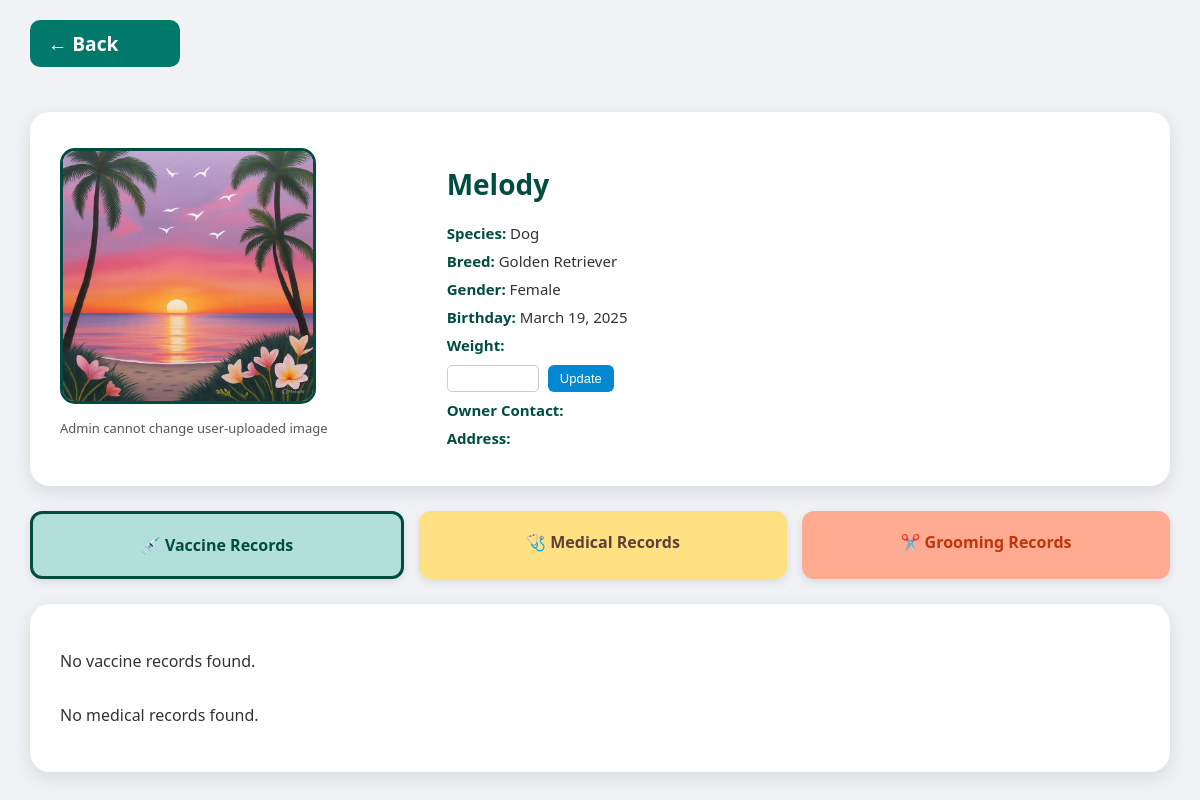
/pet/1/ (signed in), run on the app's committed database.
### main/models.py (models this page shows, shortened)
class Pet(models.Model):
    owner = models.ForeignKey(User, on_delete=models.CASCADE)
    name = models.CharField(max_length=100)
    species = models.CharField(max_length=50)
    breed = models.CharField(max_length=100, blank=True, null=True)
    gender = models.CharField(max_length=10)
    color = models.CharField(max_length=50, blank=True, null=True)
    birthday = models.DateField(blank=True, null=True)
    age = models.PositiveIntegerField(default=0)
    weight = models.DecimalField(max_digits=5, decimal_places=2, blank=True, null=True)
    image = models.ImageField(upload_to='pets/', blank=True, null=True)
    is_active = models.BooleanField(default=True)  # Soft-delete flag

### main/views.py (the view)
# urls.py: path('pet/<int:pet_id>/', views.pet_detail, name='pet_detail'),
def pet_detail(request, pet_id):
    if request.user.is_staff:
        pet = get_object_or_404(Pet, id=pet_id)
    else:
        pet = get_object_or_404(Pet, id=pet_id, owner=request.user)
    if pet.birthday:
        today = date.today()
        age_in_months = (today.year - pet.birthday.year) * 12 + (today.month - pet.birthday.month)
        pet.years = age_in_months // 12
        pet.months = age_in_months % 12
    else:
        pet.years = '-'
        pet.months = '-'
    vaccines = pet.vaccine_records.all().order_by('-date_given')
    medical_records = MedicalRecord.objects.filter(
        pet=pet
    ).select_related('vet').order_by('-date')
    return render(request, 'clients/pet_detail.html', {
        'pet': pet,
        'vaccines': vaccines,
        'medical_records': medical_records,  # ✅ correctly defined
    })

### main/templates/clients/pet_detail.html (shortened to what this page needs)
{% load static %}
<!DOCTYPE html>
<html lang="en">
<head>
 <link rel="stylesheet" href="{% static 'css/clients/pet_detail.css' %}">
</head>
<body>
<div class="container">
    <a href="{% url 'pet_profile' %}" class="back-btn">← Back</a>
  <div class="card flex">
    <div style="flex:1; min-width:250px;">
      {% if not user.is_staff %}
        <label for="petImageInput" style="cursor:pointer;">
          {% if pet.image %}
            <img id="petImage" src="{{ pet.image.url }}" alt="{{ pet.name }}">
          {% else %}
            <img id="petImage" src="{% static 'images/default_pet.png' %}" alt="{{ pet.name }}">
          {% endif %}
        </label>
        <input type="file" id="petImageInput" accept="image/*" style="display:none;">
      {% else %}
        {% if pet.image %}
          <img src="{{ pet.image.url }}" alt="{{ pet.name }}">
        {% else %}
          <img src="{% static 'images/default_pet.png' %}" alt="{{ pet.name }}">
        {% endif %}
        <p class="notice" style="margin-top:10px; font-size:13px; color:#555;">Admin cannot change user-uploaded image</p>
      {% endif %}
    </div>
    <div class="info-list">
      <h2>{{ pet.name }}</h2>
      <p><strong>Species:</strong> {{ pet.species }}</p>
      <p><strong>Breed:</strong> {{ pet.breed }}</p>
      <p><strong>Gender:</strong> {{ pet.gender }}</p>
      <p><strong>Birthday:</strong> {{ pet.birthday }}</p>
      <p><strong>Weight:</strong>
        {% if user.is_staff %}
          <form method="POST" action="{% url 'add_or_edit_pet_admin' pet.id %}" style="display:inline;">
            <input type="number" step="0.01" name="weight" value="{{ pet.weight|default:'' }}" style="padding:5px; width:80px; border-radius:5px; border:1px solid #ccc;">
            <button type="submit" class="btn-update" style="margin-left:5px;">Update</button>
          </form>
        {% else %}
          {{ pet.weight|default:"Not set" }}
        {% endif %}
      </p>
      <p><strong>Owner Contact:</strong> {{ pet.owner.ownerprofile.contact }}</p>
      <p><strong>Address:</strong> {{ pet.owner.ownerprofile.address }}</p>
    </div>
  </div>
  <div class="records-menu">
    <div class="record-card vaccine active" data-target="vaccine-section">💉 Vaccine Records</div>
    <div class="record-card medical" data-target="medical-section">🩺 Medical Records</div>
    <div class="record-card grooming" data-target="grooming-section">✂️ Grooming Records</div>
  </div>
  <div class="card" id="records-display">
    <div id="vaccine-section" class="record-section">
      <div class="table-card">
        {% if vaccines %}
        <table>
          <tr>
            <th>Date Given</th><th>Next Due</th><th>Vaccine</th><th>Manufacturer</th><th>Veterinarian</th>
            {% if user.is_staff %}<th>Action</th>{% endif %}
          </tr>
          {% for record in vaccines %}
          <tr>
            <td>{{ record.date_given|date:"Y-m-d" }}</td>
            <td>{{ record.next_due|date:"Y-m-d" }}</td>
            <td>{{ record.vaccine_name }}</td>
            <td>{{ record.manufacturer }}</td>
            <td>{{ record.veterinarian }}</td>
            {% if user.is_staff %}
            <td>
              <form method="POST" action="{% url 'update_vaccine' record.id %}" style="display:inline;">{% csrf_token %}
                <button class="btn-update">Update</button>
              </form>
              <form method="POST" action="{% url 'delete_vaccine' record.id %}" style="display:inline;">{% csrf_token %}
                <button class="btn-delete" onclick="return confirm('Delete this record?')">Delete</button>
              </form>
            </td>
            {% endif %}
          </tr>
          {% endfor %}
        </table>
        {% else %}<p>No vaccine records found.</p>{% endif %}
      </div>
    </div>
    <div id="medical-section" class="record-section">
  <div class="table-card">
    {% if medical_records %}
    <table>
      <thead>
        <tr>
          <th>Date</th>
          <th>Type</th>
          <th>Concern / Notes</th>
          <th>Vet</th>
          {% if user.is_staff %}
          <th>Actions</th>
          {% endif %}
        </tr>
      </thead>
      <tbody>
        {% for record in medical_records %}
        <tr>
          <td>{{ record.date|date:"M d, Y" }}</td>
          <td>{{ record.record_type }}</td>
          <td>
            {{ record.concern|default:"N/A" }}
            {% if record.notes %}
              <br><small>{{ record.notes }}</small>
            {% endif %}
          </td>
          <td>
            {% if record.vet %}
              {{ record.vet.get_full_name|default:record.vet.username }}
            {% else %}
              —
            {% endif %}
          </td>
          {% if user.is_staff %}
          <td>
            <a href="{% url 'update_medical_record' record.id %}" class="btn-update">Update</a>
            <a href="{% url 'delete_medical_record' record.id %}" class="btn-delete" onclick="return confirm('Delete this record?')">Delete</a>
          </td>
          {% endif %}
        </tr>
        {% endfor %}
      </tbody>
    </table>
    {% else %}
      <p>No medical records found.</p>
    {% endif %}
  </div>
</div>
  </div>
</div>
</body>
</html>

### main/static/css/clients/pet_detail.css (style rules this page uses)
body { font-family: 'Segoe UI', Tahoma, Geneva, Verdana, sans-serif; background: #f0f2f5; margin: 0; padding: 20px 0; color: #333; }
.container { width: 95%; max-width: 1200px; margin: 0 auto; display: grid; gap: 25px; }
.back-btn { display: inline-block; width: 10%; margin-bottom: 20px; padding: 10px 18px; background-color: #00796b; color: white; text-decoration: none; font-size: 120%; border-radius: 10px; font-weight: 600; }
.card { background: #fff; border-radius: 20px; padding: 30px; box-shadow: 0 6px 20px rgba(0,0,0,0.1); }
.card.flex { display: flex; align-items: center; gap: 40px; flex-wrap: wrap; }
.card img { width: 250px; height: 250px; border-radius: 15px; object-fit: cover; border: 3px solid #004d40; }
.info-list { flex: 2; min-width: 250px; }
.info-list h2 { margin-bottom: 20px; color: #004d40; font-size: 28px; }
.info-list p { margin: 8px 0; font-size: 15px; }
.info-list strong { color: #004d40; }
.records-menu { display: flex; gap: 15px; flex-wrap: wrap; }
.record-card { flex: 1; padding: 20px; border-radius: 12px; text-align: center; cursor: pointer; font-weight: 600; transition: all 0.3s ease; box-shadow: 0 3px 10px rgba(0,0,0,0.1); }
.record-card.active { border: 3px solid #004d40; }
.record-card.vaccine { background: #b2dfdb; color: #004d40; }
.record-card.medical { background: #ffe082; color: #5d4037; }
.record-card.grooming { background: #ffab91; color: #bf360c; }
.table-card { overflow-x: auto; }
.btn-update, .btn-delete { padding: 6px 12px; border-radius: 6px; border: none; cursor: pointer; font-size: 13px; margin: 2px 2px 0 0; }
.btn-update { background-color: #0288d1; color: white; }

### data on the page
Pet: image (picture), name "Melody", species "Dog", breed "Golden Retriever", gender "Female", birthday "March 19, 2025"
